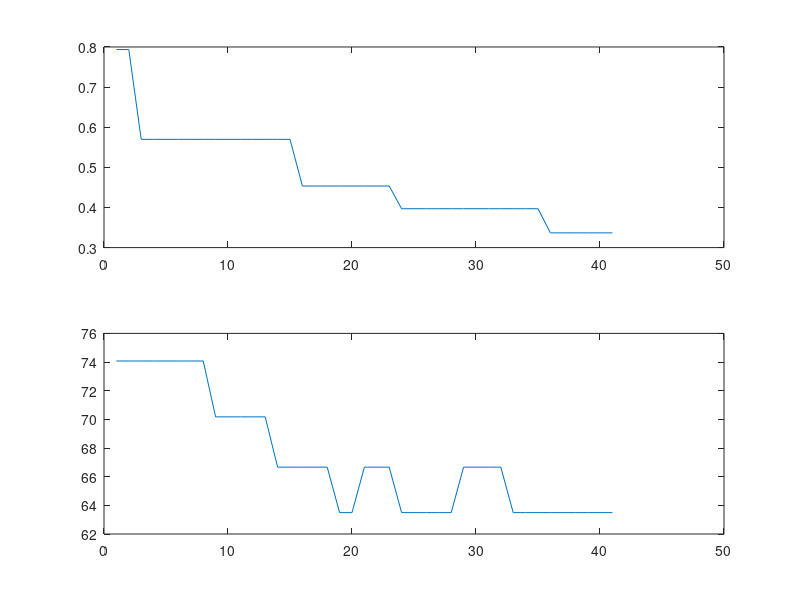

Here is the MATLAB script that generated this plot:
%%
clc; clear all; close all;

% length(c1_bf)
c1_bf = csvread('data/calculated/bb_c1_v61.csv');
c1_hr = csvread('data/calculated/hr_c1_v61.csv');
c2_bf = csvread('data/calculated/bb_c2_v51.csv');
c2_hr = csvread('data/calculated/hr_c2_v51.csv');



length(c2_bf)

from = 200;to = 310;
subplot(2,1,1);plot(c1_bf(from:to))
subplot(2,1,2);plot(c1_hr(from:to))
mean(c1_bf(from:to)) % 0.5159
mean(c1_hr(from:to)) % 67.2703

from = 250;to = 490;
subplot(2,1,1);plot(c2_bf(from:to))
subplot(2,1,2);plot(c2_hr(from:to))
mean(c2_bf(from:to)) % 0.4733
mean(c2_hr(from:to)) % 99.8270

from = 60;to = 100;
subplot(2,1,1);plot(c2_bf(from:to))
subplot(2,1,2);plot(c2_hr(from:to))
mean(c2_bf(from:to)) % 0.6237
mean(c2_hr(from:to)) % 67.3010
